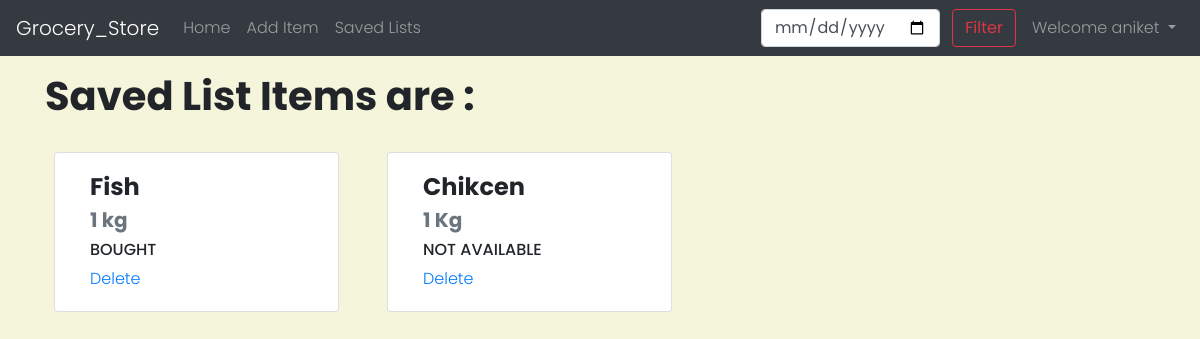
Screenshot of /displaysaved (signed in) with the database file from the repository.
### store/models.py (models this page shows, shortened)
class SavedItem(models.Model):
    item_id = models.AutoField(primary_key=True)
    item_name = models.CharField(max_length=100)
    item_quantity= models.CharField(max_length=100)
    item_status= models.CharField(max_length=300)
    pub_date = models.DateField()
    user_id= models.CharField(max_length=1000)
    prev_prod_id=models.CharField(max_length=1000,default="")

### store/views.py (the view)
# urls.py: path('displaysaved',views.displaySavedItems,name='displaySavedItems'),
def displaySavedItems(request):
    if request.user.id != None :
        sitems= SavedItem.objects.filter(user_id=request.user.id)
        if sitems.count()==0:
            messages.error(request,"Your Saved Items List is Empty !")
            return render(request,'store/savedList.html')
        else:
            context= {'sitems':sitems}
            return render(request,'store/savedList.html',context)
    else:
        messages.error(request,"Please Log In to display items of Saved Items List")
        return redirect('home')

### templates/store/savedList.html (shortened to what this page needs)
{% extends 'base.html' %}
{% block body %}
<div class="container mt-3">
<h1 class="mt-2"> Saved List Items are :</h1>
    <div class="row">
        {% for sitem in sitems %}
                <div class="card col-md-3 my-4 mx-4" style="width: 18rem;">
                    <div class="card-body">
                        <h4 class="card-title">{{ sitem.item_name }}</h4>
                        <h5 class="card-subtitle mb-2 text-muted">{{ sitem.item_quantity }}</h5>
                        <h6 class="card-subtitle mt-2 mb-2"> {{sitem.item_status}}</h6>
                        <a href="deletesaved/{{ sitem.item_id }}" class="card-link mt-2">Delete</a>
                    </div>
                </div>
        {% endfor %}
    </div>
</div>
{% endblock body %}

### templates/base.html (shortened to what this page needs)
<!doctype html>
<html lang="en">
<head>
  <link rel="stylesheet" href="https://cdn.jsdelivr.net/npm/bootstrap@4.5.3/dist/css/bootstrap.min.css"
>
  {% load static %}
  <link rel="stylesheet" href="{% static 'base.css' %}">
</head>
<body>
  <nav class="navbar navbar-expand-lg navbar-dark bg-dark">
    <a class="navbar-brand" href="/">Grocery_Store</a>
    <div class="collapse navbar-collapse" id="navbarSupportedContent">
      <ul class="navbar-nav mr-auto">
        <li class="nav-item {% block homeactive %}
        {% endblock homeactive %}">
          <a class="nav-link" href="/">Home <span class="sr-only">(current)</span></a>
        </li>
        <li class="nav-item {% block addactive %}
        {% endblock addactive %}">
          <a class="nav-link" href="/add">Add Item</a>
        </li>
        <li class="nav-item {% block savedactive %}
        {% endblock savedactive %}">
          <a class="nav-link" href="/displaysaved">Saved Lists</a>
        </li>
      </ul>
      <div class="ml-auto form-inline ">
      <form method="post" action="/query" class="my-2 my-lg-0 mr-2">
        <input class="form-control mr-sm-2" type="date" placeholder="dd-mm-yyyy" aria-label="Search" name="query"
          id="query">
        <button class="btn btn-outline-danger my-2 my-sm-0" type="submit">Filter</button>
      </form>
      {% if user.is_authenticated %}
      <ul class="navbar-nav">
       <li class="nav-item dropdown">
        <a class="nav-link dropdown-toggle" href="#" id="navbarDropdown" role="button" data-toggle="dropdown" aria-haspopup="true" aria-expanded="false">
          Welcome {{request.user}}
        </a>
      </li>
      </ul>
      {% endif %}
      </div>
    </div>
  </nav>
  {% block body %}
  {% endblock body %}
</body>
</html>

### store/static/base.css (style rules this page uses)
body { font-family: 'Poppins', sans-serif; font-weight: 300; background-color: beige; }
h1, h2, h3, h4, h5 { font-family: 'Poppins', sans-serif; font-weight: 700; }

### rows the page displays
SavedItem: item_name "Fish", item_quantity "1 kg", item_status "BOUGHT"
SavedItem: item_name "Chikcen", item_quantity "1 Kg", item_status "NOT AVAILABLE"

### other values shown
{{ request.user }} "aniket"
